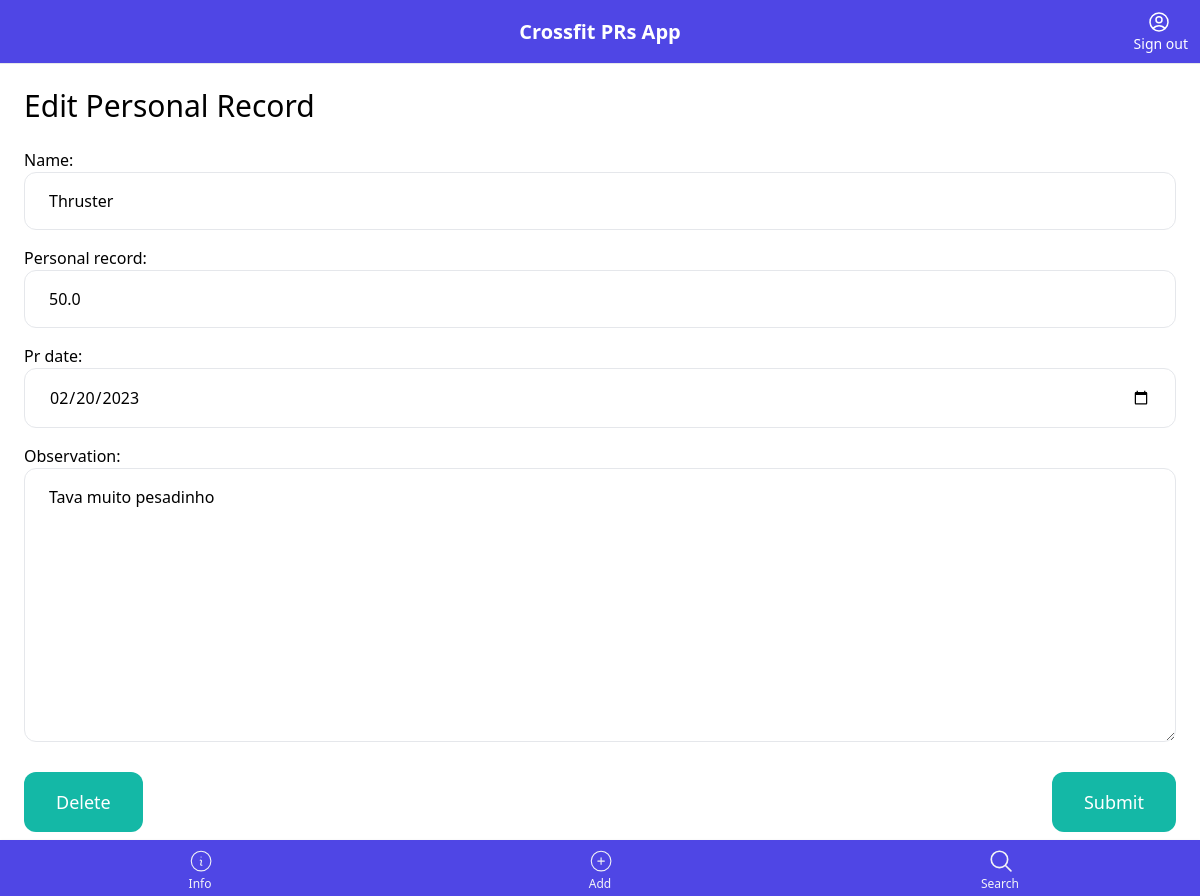
/1/edit/ (signed in), run on the app's committed database.
### core/models.py (models this page shows, shortened)
class Item(models.Model):
    name = models.CharField(max_length=255)
    observation = models.TextField(blank=True, null=True)
    personal_record = models.FloatField()
    pr_date = models.DateField()
    created_by = models.ForeignKey(User, related_name='items', on_delete=models.CASCADE)
    created_at = models.DateTimeField(auto_now_add=True)

### core/views.py (the view)
# urls.py: path('<int:pk>/edit/', edit, name="edit"),
@login_required
def edit(request, pk):
     item = get_object_or_404(Item, pk=pk, created_by=request.user)
     if request.method == 'POST':
          form = EditItemForm(request.POST, instance=item)
          if form.is_valid():
               form.save()
               return redirect('/')
     else:
          form = EditItemForm(instance=item)
     return render(request, 'core/form.html',{
          'form': form,
          'title': 'Edit Personal Record',
     })

### core/forms.py
class EditItemForm(forms.ModelForm):
    class Meta:
        model = Item
        fields = {'name', 'observation', 'personal_record', 'pr_date'}
        widgets = {
            'name': forms.TextInput(attrs={
                'class': INPUT_CLASSES
            }),
            'observation': forms.Textarea(attrs={
                'class': INPUT_CLASSES
            }),
            'personal_record': forms.NumberInput(attrs={
                'class': INPUT_CLASSES
            }),
            'pr_date': forms.DateInput(format=('%Y-%m-%d'), attrs={
                'class': INPUT_CLASSES,
                'type': 'date'
            }),
        }
    field_order  = ['name', 'personal_record', 'pr_date', 'observation']

### core/templates/core/form.html (shortened to what this page needs)
{% extends 'core/base.html' %}
{% block content %}
<h1 class="mb-6 text-3xl">{{title}}</h1>
<form method="post" action="." enctype="multipart/form-data">
    <div class="space-y-4">
        {{ form.as_p }}
    </div>
    <div class="flex justify-between">
        {% if form.instance.id %}
          <div>
            <a href="{% url 'delete' form.instance.id %}">
              <button type="button" class="mt-6 py-4 px-8 text-lg bg-teal-500 hover:bg-teal-700 rounded-xl text-white">Delete</button>
            </a>
          </div>
        {% endif %}
        <div class="ml-auto">
          <button class="mt-6 py-4 px-8 text-lg bg-teal-500 hover:bg-teal-700 rounded-xl text-white">Submit</button>
        </div>
    </div>
</form>
{% endblock %}

### data on the page
Item: name "Thruster", personal_record "50.0", pr_date "02/20/2023", observation "Tava muito pesadinho"

### other printed values
{{ title }} "Edit Personal Record"
